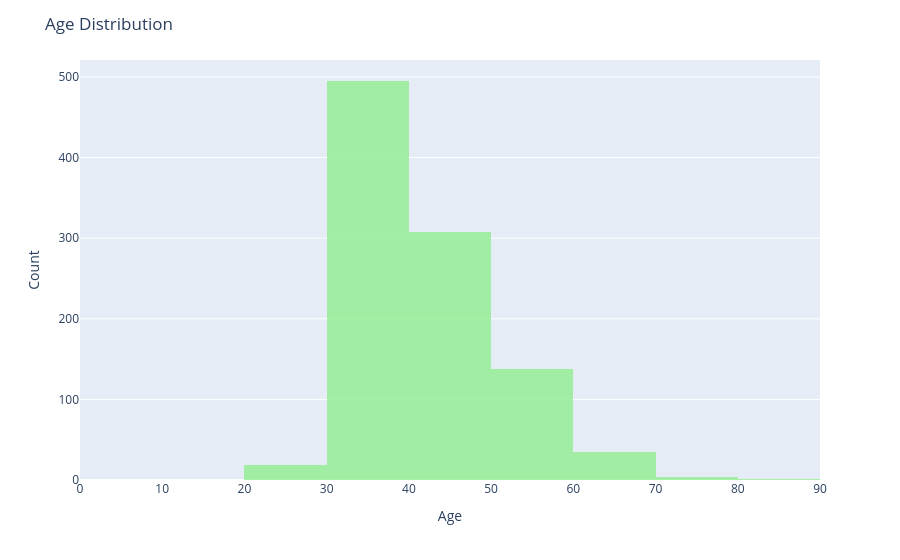

This figure's notebook cell:
### Code cell
# SciPy is a library that builds on numpy to give more mathematical functions
# Here we use it to create random ages following a skewed normal distribution with the skewnorm.rvs function
from scipy.stats import skewnorm

np.random.seed(42)
ages = skewnorm.rvs(a=20, loc=30, scale=15, size=1000) # a = skewness factor, loc = mean, scale = standard deviation

fig = px.histogram(x=ages, nbins=10, color_discrete_sequence=['lightgreen'], opacity=0.8)
fig.update_layout(title='Age Distribution', xaxis_title='Age', yaxis_title='Count')
fig.update_xaxes(range=[0, 90])
fig.show()

### Figure 1 — Plotly figure (JSON) as saved in the notebook; plotly's stock layout.template omitted (floating-point values rounded to 4 significant figures; data arrays with more than 128 entries replaced by an {"elided": "..."} marker saying what was removed)
{"data": [{"alignmentgroup": "True", "bingroup": "x", "hovertemplate": "x=%{x}<br>count=%{y}<extra></extra>", "legendgroup": "", "marker": {"color": "lightgreen", "opacity": 0.8, "pattern": {"shape": ""}}, "name": "", "nbinsx": 10, "offsetgroup": "", "orientation": "v", "showlegend": false, "type": "histogram", "x": {"elided": "1000 float values"}, "xaxis": "x", "yaxis": "y"}], "layout": {"autosize": true, "barmode": "relative", "legend": {"tracegroupgap": 0}, "margin": {"t": 60}, "title": {"text": "Age Distribution"}, "xaxis": {"anchor": "y", "domain": [0, 1], "range": [0, 90], "title": {"text": "Age"}, "type": "linear"}, "yaxis": {"anchor": "x", "autorange": true, "domain": [0, 1], "range": [0, 521.1], "title": {"text": "Count"}}}}
